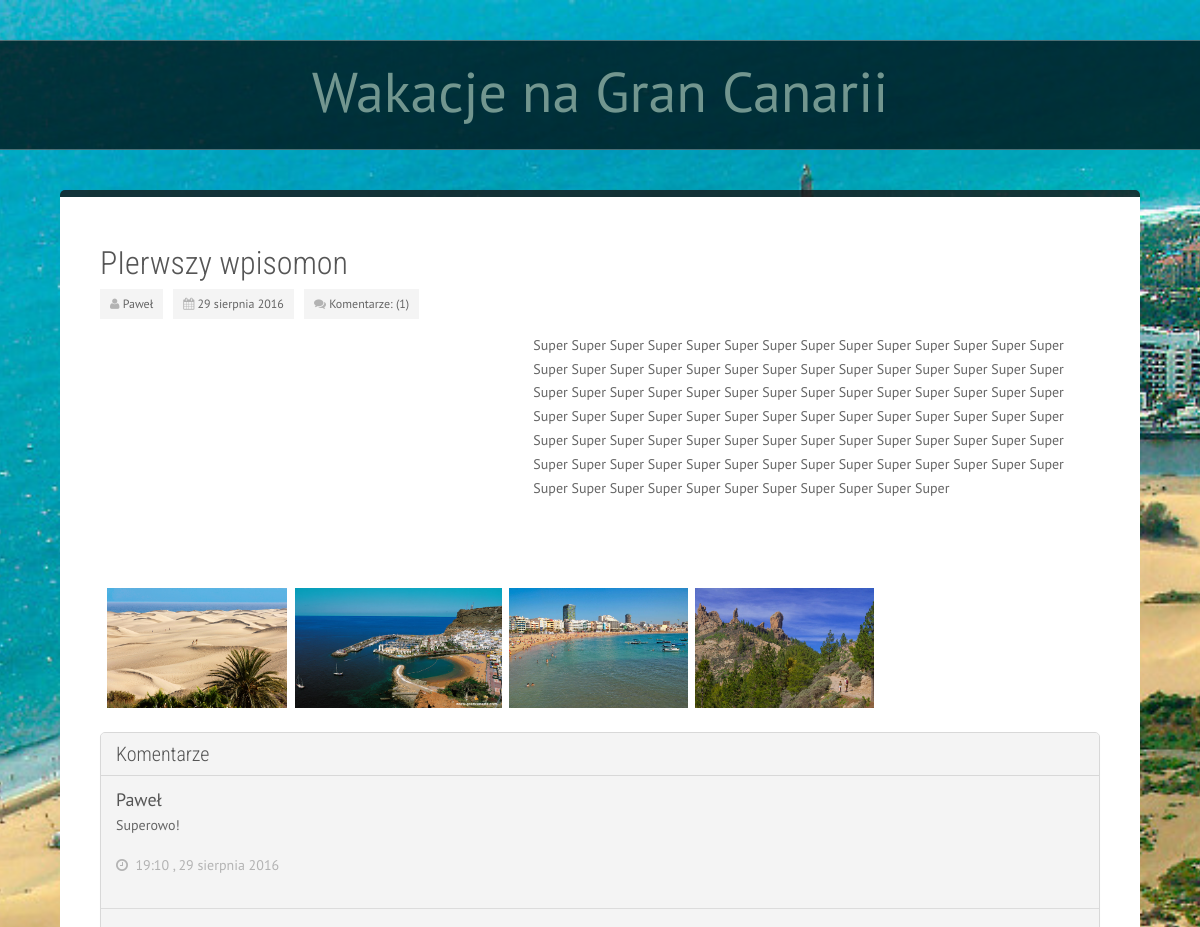
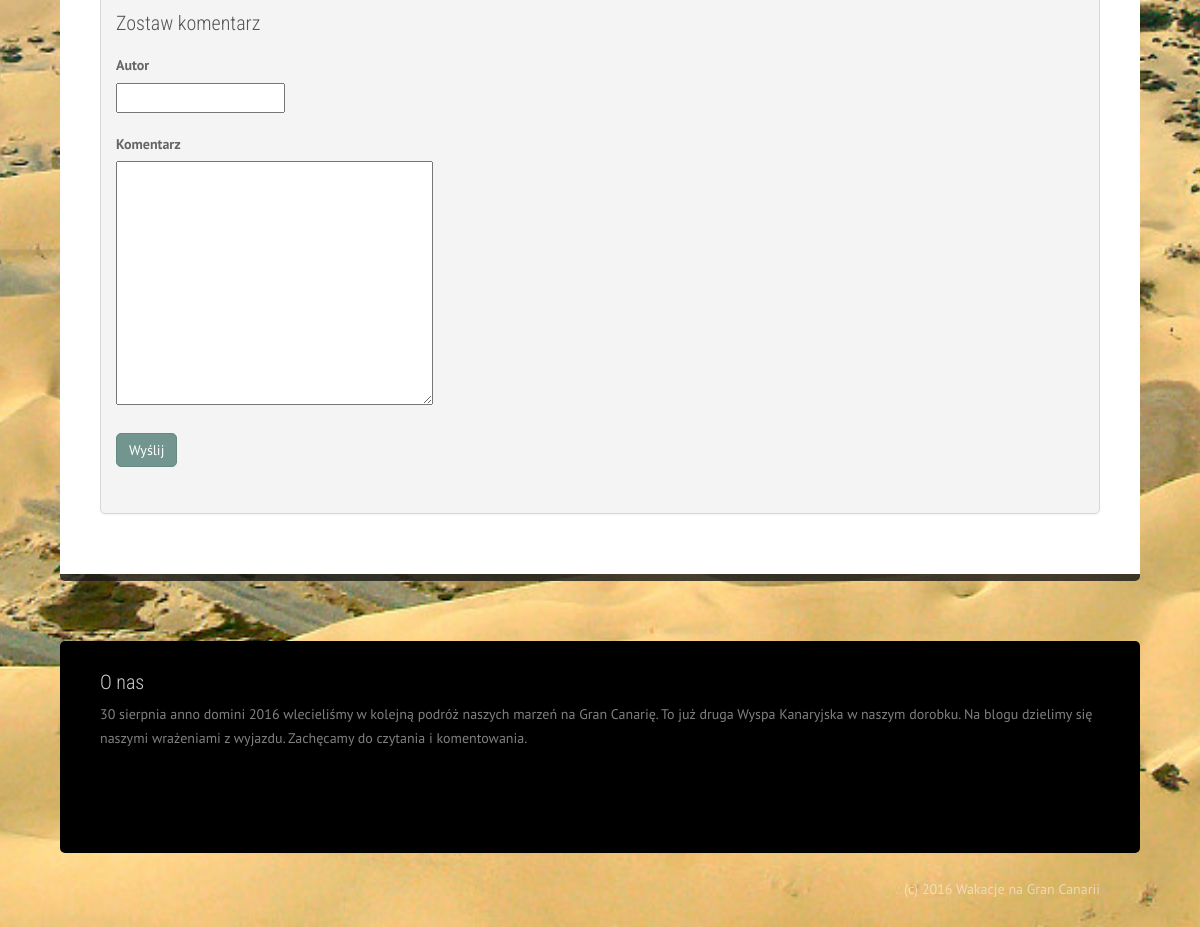
Screenshot of /news/pierwszy-wpisomon/ with the database file from the repository (2 pictures, top to bottom).
### news/models.py (models this page shows, shortened)
class News(models.Model):
    author = models.ForeignKey('auth.User')
    title = models.CharField('Tytuł', max_length=255)
    slug = models.SlugField('Odnośnik', max_length=255, unique=True)
    picture = models.ImageField('Zdjęcie', upload_to='static/pictures/', blank=True)
    text = models.TextField(verbose_name='Treść')
    pictures = models.ManyToManyField(Image, verbose_name='Zdjęcia')
    posted_date = models.DateField('Data dodania')
    class Meta:
        verbose_name = "Wiadomość"
        verbose_name_plural = "Wiadomości"

class Image(models.Model):
    title = models.CharField('Tytuł', max_length=255)
    slug = models.SlugField('Odnośnik', max_length=255, unique=True)
    description = models.TextField('Opis', blank=True, null=True)
    image = models.ImageField('Obrazek', upload_to="static/pictures/")
    date = models.DateField('Data wykonania zdjęcia')
    class Meta:
        ordering = ["date"]
        verbose_name = "Obrazek"
        verbose_name_plural = "Obrazki"
    def __unicode__(self):
        return self.image.name

class NoteToPost(models.Model):
    post_id=models.ForeignKey(News)
    text = models.TextField(verbose_name='Tekst komentarza')
    posted_date = models.DateTimeField('Data dodania', auto_now_add=True)
    author = models.CharField('Autor', max_length=50)
    class Meta:
        verbose_name = "Komentarz"
        verbose_name_plural = "Komentarze"

### news/views.py (the view, shortened to what this page needs)
# urls.py: url(r'^news/(?P<slug>[\w\-_]+)/$', NewsDetailView.as_view(),
class NewsDetailView(generic.FormView):
    form_class = AddNoteForm
    template_name = 'news/news_detail.html'
    def get(self, request, *args, **kwargs):
        form = self.get_form()
        return self.render_to_response(
            self.get_context_data(form=form))
    def get_context_data(self, **kwargs):
        kwargs = super(NewsDetailView, self).get_context_data(**kwargs)
        kwargs.update({'news': self.get_news(), 'all_news' : self.get_all_news()})
        return kwargs
    def get_news(self):
        slug = self.kwargs['slug']
        news = News.objects.filter(slug=slug).first()
        if news:
            return news
        else:
            raise Http404()
    def get_all_news(self):
        news = News.objects.order_by('-posted_date')[:7]
        if news:
            return news
        else:
            raise Http404()

### news/forms.py
class AddNoteForm(forms.ModelForm):
    class Meta:
        model = models.NoteToPost
        fields = ['post_id', 'text', 'author']

### news/templates/news/news_detail.html (shortened to what this page needs)
{% extends "base.html" %}
{% load staticfiles %}
{% block content %}
            <div id="content">
                <div class="container background-white">
                    <div class="row margin-vert-30">
                        <div class="col-md-12">
                            <div class="blog-post">
                                <div class="blog-item-header">
                                    <h2>
                                            {{ news.title }}
                                    </h2>
                                </div>
                                <div class="blog-post-details">
                                    <div class="blog-post-details-item blog-post-details-item-left user-icon">
                                        <i class="fa fa-user color-gray-light"></i>
                                        {{ news.author.first_name }}
                                    </div>
                                    <div class="blog-post-details-item blog-post-details-item-left">
                                        <i class="fa fa-calendar color-gray-light"></i>
                                        {{ news.posted_date|date:"d E Y " }}
                                    </div>
                                    <div class="blog-post-details-item blog-post-details-item-left blog-post-details-item-last">
                                            <i class="fa fa-comments color-gray-light"></i>
                                            Komentarze: ({{ news.notetopost_set.all.count }})
                                    </div>
                                </div>
                                <div class="blog-item">
                                    <div class="clearfix"></div>
                                    <div class="blog-post-body row margin-top-15">
                                        <div class="col-md-5">
                                        </div>
                                        <div class="col-md-7">
                                            <p>
                                                {{ news.text|safe }}</p>
                                            <br>
                                        </div>
                                        <div class="col-md-12"><br><br>
                                            {% for image in news.pictures.all %}
                                                <a href="{{ STATIC_URL|cut:"static/" }}{{image|cut:"blog/" }}" data-lightbox="image-1" data-title="{{ image.title }} - zdjęcie z {{ image.date }}" class="image">
                                                <img src="{{ STATIC_URL|cut:"static/" }}{{image|cut:"blog/" }}" alt="" height="120"/></a>&nbsp
                                            {% endfor %}
                                        <br><br>
                                        </div>
                                    </div>
                                    <div class="blog-item-footer">
                                        <div class="blog-recent-comments panel panel-default margin-bottom-30">
                                            <div class="panel-heading">
                                                <h3>Komentarze</h3>
                                            </div>
                                            <ul class="list-group">
                                            {% for note in news.notetopost_set.all %}
                                                <li class="list-group-item">
                                                    <div class="row">
                                                        <div class="col-md-8">
                                                            <h4>{{ note.author }}</h4>
                                                            <p>{{ note.text }}</p>
                                                            <span class="date">
                                                                <i class="fa fa-clock-o color-gray-light"></i>&nbsp;{{ note.posted_date|date:" H:i " }}, {{ note.posted_date|date:"d E Y "}}</span>
                                                        </div>
                                                    </div>
                                                </li>
                                            {% endfor %}
                                                <li class="list-group-item">
                                                    <div class="blog-comment-form">
                                                        <div class="row margin-top-20">
                                                            <div class="col-md-12">
                                                                <div class="pull-left">
                                                                    <h3>Zostaw komentarz</h3>
                                                                </div>
                                                            </div>
                                                        </div>
                                                        <div class="row margin-top-20">
                                                            <div class="col-md-12">
                                                                <form method="post" class="form-horizontal" role="form">
                                                                    <label>Autor</label>
                                                                    <div class="row margin-bottom-20">
                                                                        <div class="col-md-7 col-md-offset-0">
                                                                            {{ form.author }}
                                                                        </div>
                                                                    </div>
                                                                    <label>Komentarz</label>
                                                                    <div class="row margin-bottom-20">
                                                                        <div class="col-md-11 col-md-offset-0">
                                                                            <textaera>{{ form.text }}</textaera>
                                                                        </div>
                                                                    </div>
                                                                    <p>
                                                                        <button class="btn btn-primary" type="submit">Wyślij</button>
                                                                    </p>
                                                                </form>
                                                            </div>
                                                        </div>
                                                    </div>
                                                </li>
                                            </ul>
                                        </div>
                                    </div>
                                </div>
                            </div>
                        </div>
                    </div>
                </div>
            </div>
{% endblock %}

### static/css/nexus.css (style rules this page uses)
html { overflow-y: scroll; }
body { line-height: 1.7em; font-family: PT Sans; font-size: 14px; font-weight: 300; background-color: #5f807a; background-color: #F4F1EA; color: #656565; }
.container { max-width: 1080px; padding-left: 40px; padding-right: 40px; width: 100%; }
.color-gray-light { color: #b3b3b3 !important; }
.color-gray-light[class^="fa-"]:before, .color-gray-light[class*=" fa-"]:before { color: #b3b3b3; }
.margin-vert-30 { margin-top: 30px; margin-bottom: 30px; }
.margin-top-15 { margin-top: 15px; }
.margin-top-20 { margin-top: 20px; }
.margin-bottom-20 { margin-bottom: 20px; }
.margin-bottom-30 { margin-bottom: 30px; }
.background-white { background-color: #FFFFFF; }
.btn { border-radius: 0px; }
h2 { font-weight: 300; line-height: 1em; margin: 0 0 10px; color: #555555; font-family: 'Roboto Condensed', sans-serif; font-size: 32px; }
h3 { font-size: 20px; font-weight: 300; padding: 0; font-family: 'Roboto Condensed', sans-serif; margin: 0; color: #555555; }
h4 { font-size: 18px; font-weight: 300; color: #9e9e9e; margin-bottom: 10px; line-height: 1.6; }
a { text-decoration: none; color: #72968f; -webkit-transition: color 0.15s ease-in; -moz-transition: color 0.15s ease-in; -o-transition: color 0.15s ease-in; transition: color 0.15s ease-in; }
p { margin-bottom: 16px; }
img { max-width: 100% ; }
.btn { border-radius: 5px; }
[class^="fa-"]:before, [class*=" fa-"]:before { font-family: FontAwesome; font-style: normal; font-weight: normal; line-height: 1; -webkit-font-smoothing: antialiased; -moz-osx-font-smoothing: grayscale; padding-right: 10px; color: rgba(0, 0, 0, 0.6); }
i.fa { display: inline-block; }
i.fa:before { padding-right: 0; }
.blog-post { margin-bottom: 30px; }
.blog-post-details-item { float: left; padding: 3px 10px; font-size: 12px; background: #f4f4f4; margin: 0 10px 0 0; }
.blog-item-header { display: block; padding-bottom: 0px; margin-bottom: 10px; }
.blog-item-header h2 { padding: 20px 0 0; }
.blog-item-footer .blog-recent-comments h4 { color: #555555; }
.blog-item-footer .blog-recent-comments .date { color: #b3b3b3; }
.blog-item-footer .blog-recent-comments .list-group-item { padding-bottom: 30px; }
.blog-item-footer h4 { margin: 0; padding: 0; }

### static/lightbox/lightbox.css (style rules this page uses)
body:after { content: url(close.png) url(../loading.gif) url(../prev.png) url(../next.png); display: none; }

### rows the page displays
News: title "PIerwszy wpisomon", author.first_name "Paweł", posted_date "29 sierpnia 2016", notetopost_set.all.count "1", text "Super Super Super Super Super Super Super Super Super Super Super Super Super Super Super Super Super Super Super Super Super Super Super Super Super Super Super Super Super Super Super Super Super Super Super Super Super Super Super Super Super Super Super Super Super Super Super Super Super Super Super Super Super Super Super Super Super Super Super Super Super Super Super Super Super Super Super Super Super Super Super Super Super Super Super Super Super Super Super Super Super Super Super Super Super Super Super Super Super Super Super Super Super Super Super"
Image: image (picture)
Image: image (picture)
Image: image (picture)
Image: image (picture)
NoteToPost: author "Paweł", text "Superowo!", posted_date "19:10", posted_date "29 sierpnia 2016"
